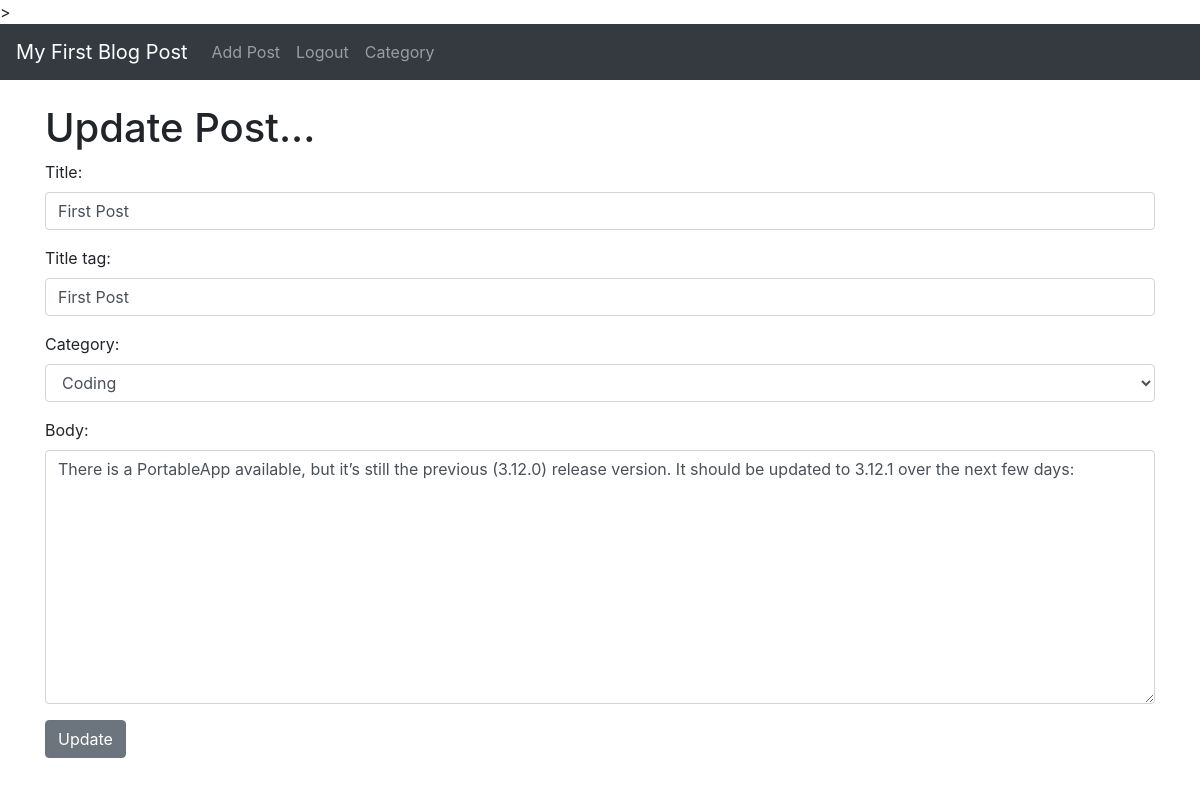
The app's page /article/edit/14 (signed in) with its own data.
### theblog/models.py (models this page shows, shortened)
class Post(models.Model):
    title = models.CharField(max_length=255)
    title_tag = models.CharField(max_length=255, default='My Blog')
    author = models.ForeignKey(User, on_delete=models.CASCADE)
    body = models.TextField()
    post_date = models.DateField(auto_now_add=True)
    category = models.CharField(max_length=255, default='coding')

### theblog/views.py (the view)
# urls.py: path('article/edit/<int:pk>', UpdatePostView.as_view(), name='update_post'),
class UpdatePostView(UpdateView):
    model = Post
    form_class = UpdateForm
    template_name = 'update_post.html'

### theblog/forms.py
class UpdateForm(forms.ModelForm):
    class Meta:
        model = Post
        fields = ('title', 'title_tag',  'category', 'body')
        widgets = {
            'title': forms.TextInput(attrs={'class': 'form-control', 'placeholder': 'This is title place holder'}),
            'title_tag': forms.TextInput(attrs={'class': 'form-control'}),
            'category': forms.Select(choices=choice_list, attrs={'class': 'form-control'}),
            'body': forms.Textarea(attrs={'class': 'form-control'}),
        }

### theblog/templates/update_post.html (shortened to what this page needs)
{% extends 'base.html' %}
{% block content %}
{% if user.is_authenticated %}
<h1>Update  Post...</h1>
<table>
    <div  class="form-group">
        <form method="POST">
            {{form.as_p}}
             <button class="btn btn-secondary">Update</button>
        </form>
    </div>
{% else %}
    you're not allow for update
 {% endif %}
</table>
{% endblock %}

### records on screen
Post: title "First Post", title_tag "First Post", category "Coding", body "There is a PortableApp available, but it’s still the previous (3.12.0) release version. It should be updated to 3.12.1 over the next few days:"
